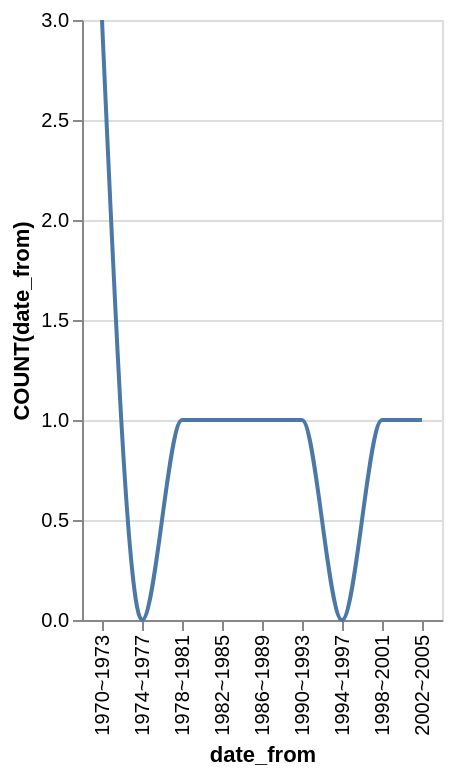

The specification (Vega-Lite) saved for this image:
### Vega-Lite specification from a JSON file in a GitHub repository (floating-point values rounded to 4 significant figures)
{"data": {"values": [{"x_data": "1970~1973", "y_data": 3}, {"x_data": "1974~1977", "y_data": 0}, {"x_data": "1978~1981", "y_data": 1}, {"x_data": "1982~1985", "y_data": 1}, {"x_data": "1986~1989", "y_data": 1}, {"x_data": "1990~1993", "y_data": 1}, {"x_data": "1994~1997", "y_data": 0}, {"x_data": "1998~2001", "y_data": 1}, {"x_data": "2002~2005", "y_data": 1}]}, "mark": {"type": "line", "interpolate": "monotone"}, "encoding": {"x": {"field": "x_data", "type": "nominal", "title": "date_from", "sort": "ascending"}, "y": {"field": "y_data", "type": "quantitative", "title": "COUNT(date_from)"}}}
